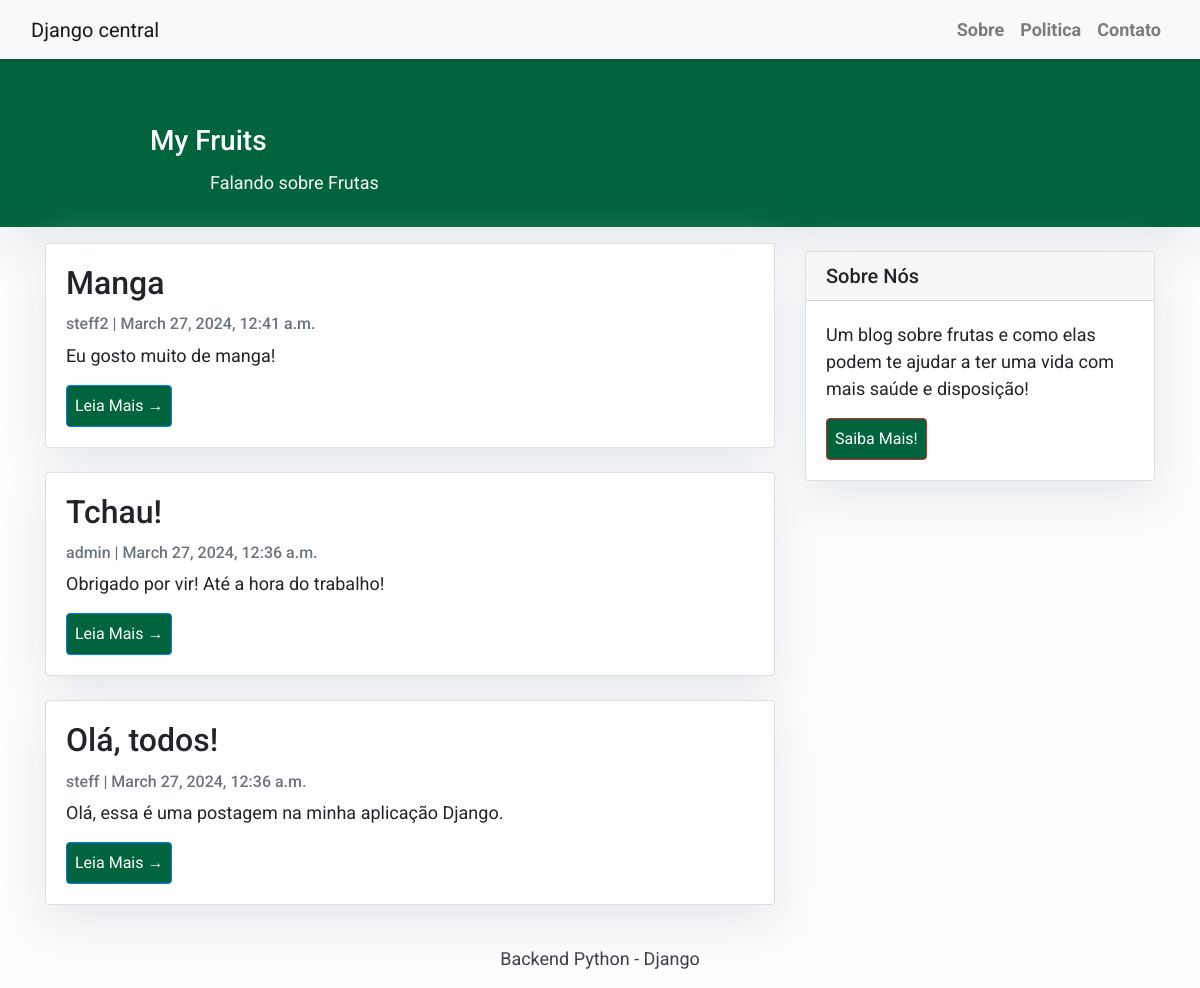
Page /home on the earlier database version.
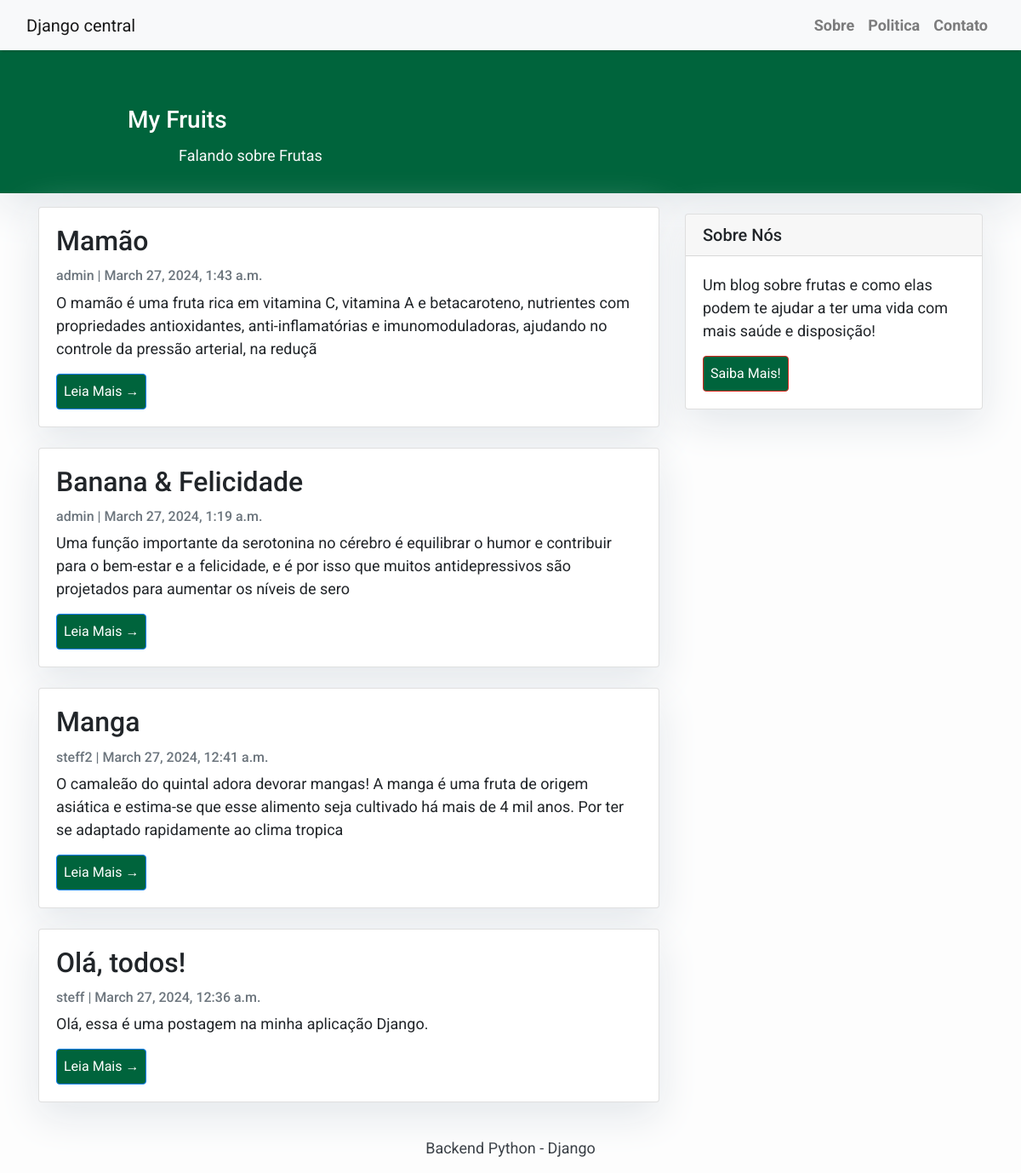
Same page on the later database version.
### blog/models/post.py (models this page shows, shortened)
class Post(models.Model):
    title = models.CharField(max_length=200, unique=True)
    slug = models.CharField(max_length=200, unique=True)
    author = models.ForeignKey(User, on_delete=models.CASCADE, related_name='blog_posts')
    updated_on = models.DateTimeField(auto_now=True)
    content = models.TextField()
    created_on = models.DateTimeField(auto_now_add=True)
    status = models.IntegerField(choices=STATUS, default=0)
    class Meta:
        ordering = ['-created_on']

### blog/views/post_view.py (the view)
# urls.py: path("", views.PostView.as_view(), name="home"),
class PostView(generic.ListView):
    queryset = Post.objects.filter(status=1).order_by('-created_on')
    template_name = "index.html"

### templates/index.html (shortened to what this page needs)
{% extends "base.html" %}
{% block content %}
<header class="masthead">
    <div class="container">
        <div class="row">
            <div class=" col-md-8 col-md-10 mx-auto">
                <div class="site-heading d-flex align-items-center">
                    <h3 style="padding-left: 10px;" class=" site-heading my-1 mt-5 text-white"> My Fruits </h3>
                </div>
                <p style="padding-left: 70px;" class="text-light">Falando sobre Frutas &nbsp</p>
            </div>
        </div>
    </div>
</header>
<div class="container">
    <div class="row">
        <div class="col-md-8 mt-3 left">
            {% for post in post_list %}
            <div class="card mb-4">
                <div class="card-body">
                    <h2 class="card-title">{{ post.title }}</h2>
                    <p class="card-text text-muted h6">{{ post.author }} | {{ post.created_on}} </p>
                    <p class="card-text">{{post.content|slice:":200" }}</p>
                    <a href="{% url 'post_detail' post.slug  %}" class="btn btn-primary">Leia Mais &rarr;</a>
                </div>
            </div>
            {% endfor %}
        </div>
        {% block sidebar %} {% include 'sidebar.html' %} {% endblock sidebar %}
    </div>
</div>
{%endblock%}

### templates/base.html (shortened to what this page needs)
<!DOCTYPE html>
<html>
    <head>
        <link rel="stylesheet" href="https://maxcdn.bootstrapcdn.com/bootstrap/4.0.0/css/bootstrap.min.css"
 />
    </head>
    <body>
        <nav class="navbar navbar-expand-lg navbar-light bg-light shadow" id="mainNav">
            <div class="container-fluid">
                <a class="navbar-brand" href="{% url 'home' %}">Django central</a>
                <div class="collapse navbar-collapse" id="navbarResponsive">
                    <ul class="navbar-nav ml-auto">
                        <li class="nav-item text-black">
                            <a class="nav-link text-black font-weight-bold" href="#">Sobre</a>
                        </li>
                        <li class="nav-item text-black">
                            <a class="nav-link text-black font-weight-bold" href="#">Politica</a>
                        </li>
                        <li class="nav-item text-black">
                            <a class="nav-link text-black font-weight-bold" href="#">Contato</a>
                        </li>
                    </ul>
                </div>
            </div>
        </nav>
        {% block content %}{% endblock content %}
        <footer class="py-3 bg-grey">
            <p class="m-0 text-dark text-center ">Backend Python - Django</p>
        </footer>
    </body>
</html>

### templates/sidebar.html
{% block sidebar %}
<div class="col-md-4 float-right ">
    <div class="card my-4">
        <h5 class="card-header">Sobre Nós</h5>
        <div class="card-body">
            <p class="card-text">Um blog sobre frutas e como elas podem te ajudar a ter uma vida com mais saúde
              e disposição!</p>
            <a href="#" class="btn btn-danger">Saiba Mais!</a>
        </div>
    </div>
</div>
{% endblock sidebar %}

### templates/base.html (style rules this page uses)
body { font-family: "Roboto", sans-serif; font-size: 17px; background-color: #fdfdfd; }
.shadow { box-shadow: 0 4px 2px -2px rgba(0, 0, 0, 0.1); }
.btn-danger { color: #fff; background-color: #f00000; border-color: #dc281e; }
.masthead { background: #00643c; height: auto; padding-bottom: 15px; box-shadow: 0 16px 48px #E3E7EB; padding-top: 10px; }

### templates/index.html (style rules this page uses)
body { font-family: "Roboto", sans-serif; font-size: 18px; background-color: #fdfdfd; }
.btn { background-color: #00643c; padding: 8px; text-decoration: none; }
.card { box-shadow: 0 16px 48px #E3E7EB; }

Differences in the rows shown:
removed Post: title "Tchau!", author "admin", created_on "March 27, 2024, 12:36 a.m.", content "Obrigado por vir! Até a hora do trabalho!"
added Post: title "Mamão", author "admin", created_on "March 27, 2024, 1:43 a.m.", content "O mamão é uma fruta rica em vitamina C, vitamina A e betacaroteno, nutrientes com propriedades antioxidantes, anti-inflamatórias e imunomoduladoras, ajudando no controle da pressão arterial, na reduçã"
added Post: title "Banana & Felicidade", author "admin", created_on "March 27, 2024, 1:19 a.m.", content "Uma função importante da serotonina no cérebro é equilibrar o humor e contribuir para o bem-estar e a felicidade, e é por isso que muitos antidepressivos são projetados para aumentar os níveis de sero"
changed Post "Manga": content "Eu gosto muito de manga!" → "O camaleão do quintal adora devorar mangas! A manga é uma fruta de origem asiática e estima-se que esse alimento seja cultivado há mais de 4 mil anos. Por ter se adaptado rapidamente ao clima tropica"
